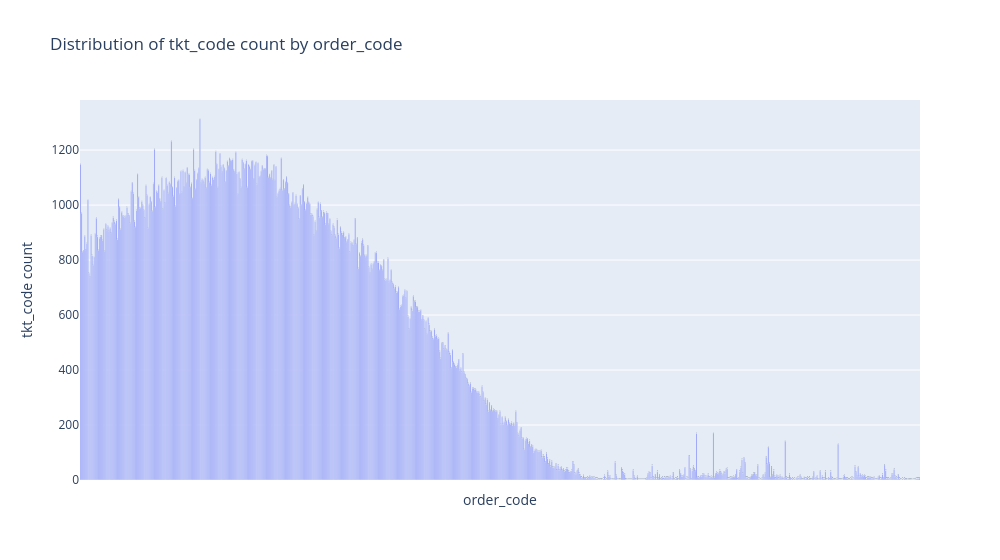

The code cell stored with this chart in its notebook:
### Code cell
# Distribution with x values being the order_code unique values and y values being the count of tkt_code for each order_code
order_code_counts = remissions['order_code'].value_counts().sort_index()

fig = px.bar(
    x=order_code_counts.index.astype(str),
    y=order_code_counts.values,
    title='Distribution of tkt_code count by order_code',
    labels={'x': 'order_code', 'y': 'tkt_code count'},
    text=order_code_counts.values
)
fig.update_traces(
    textposition='outside',
    texttemplate='%{y}',
    hovertemplate='<b>Order Code:</b> %{x}<br><b>tkt_code Count:</b> %{y}<extra></extra>'
)
fig.update_layout(
    bargap=0.1,
    xaxis_showticklabels=False,
    width=1000
)
fig.show()

### Figure 1 — Plotly figure (JSON) as saved in the notebook; plotly's stock layout.template omitted (floating-point values rounded to 4 significant figures; data arrays with more than 128 entries replaced by an {"elided": "..."} marker saying what was removed)
{"data": [{"hovertemplate": "<b>Order Code:</b> %{x}<br><b>tkt_code Count:</b> %{y}<extra></extra>", "legendgroup": "", "marker": {"color": "#636efa", "pattern": {"shape": ""}}, "name": "", "orientation": "v", "showlegend": false, "text": {"elided": "795 float values"}, "textposition": "outside", "texttemplate": "%{y}", "type": "bar", "x": {"elided": "795 str values"}, "xaxis": "x", "y": {"elided": "795 int values"}, "yaxis": "y"}], "layout": {"bargap": 0.1, "barmode": "relative", "legend": {"tracegroupgap": 0}, "title": {"text": "Distribution of tkt_code count by order_code"}, "width": 1000, "xaxis": {"anchor": "y", "domain": [0, 1], "showticklabels": false, "title": {"text": "order_code"}}, "yaxis": {"anchor": "x", "domain": [0, 1], "title": {"text": "tkt_code count"}}}}
